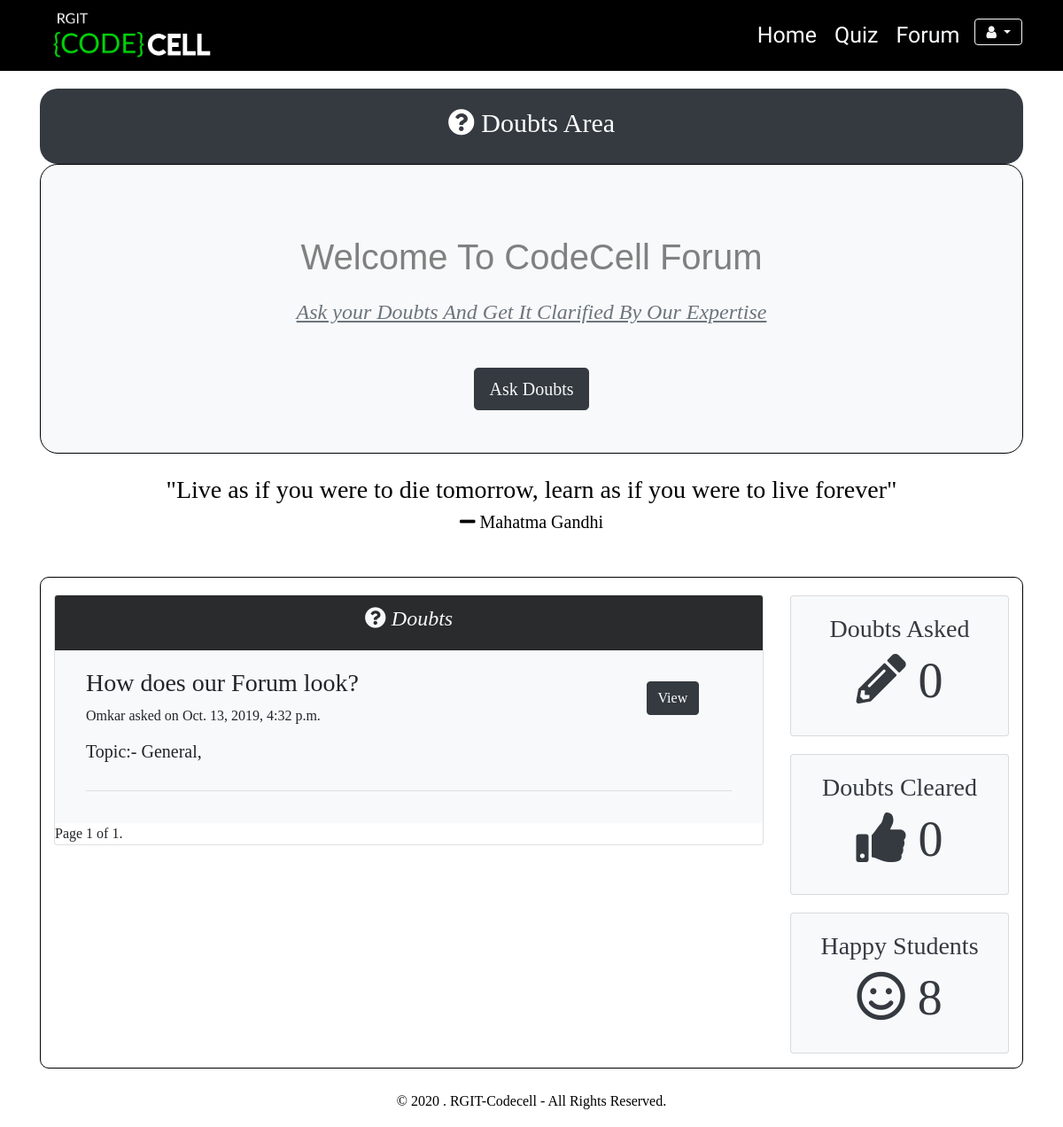
/forum/ (signed in), run on the app's committed database.
### Forum/models.py (models this page shows, shortened)
class Forum_question(models.Model):
    question = models.CharField(max_length = 200, verbose_name = "Question Text", unique = True, blank = False, null = False)
    description = models.CharField(max_length = 500, verbose_name = "Question Description", unique = False, blank = True)
    topic = models.ManyToManyField(Topic, verbose_name = "Topic")
    user = models.ForeignKey(User, on_delete = models.CASCADE, verbose_name = "Question Author")
    asked_on = models.DateTimeField(auto_now_add = True, verbose_name = "Asked on ")
    views = models.IntegerField(verbose_name = "Views", default = 0, blank = False, null = False)
    upvotes = models.IntegerField(verbose_name = "Upvotes", default = 0, blank = False, null = False)
    class meta:
        verbose_name = "Question"
        verbose_name_plural = "Questions"

class Topic(models.Model):
    title = models.CharField(max_length = 100, verbose_name = "Title", unique = True, blank = False, null = False)
    description = models.CharField(max_length = 500, verbose_name = "Description", blank = True)
    def __str__(self):
        return self.title

### Forum/views.py (the view)
# urls.py: path('', views.forum_home, name = "forum_home"),
def forum_home(request, *args, **kwargs):
    No_of_questions_in_single_page = 25
    questions = Forum_question.objects.all().order_by('-asked_on')
    paginator = Paginator(questions, No_of_questions_in_single_page )
    page = request.GET.get('page')
    question_list = paginator.get_page(page)
    return render(request,'Forum/Forum_home.html',{'question_list':question_list})

### Accounts/models.py (called while the page is built)
def doubts_asked(self):
    return Forum_question.objects.all().filter(user = self).count()

def doubts_solved(self):
    return Forum_answer.objects.all().filter(user = self).count()

def total_users(self):
    return User.objects.all().count()

### Forum/templates/Forum/Forum_home.html (shortened to what this page needs)
{% extends 'Accounts/base.html' %}
{% load static %}
{% block content %}
<div class="container" >
  <div class="main">
      <header id="main-header" class="py-2 bg-dark text-light " style="border-radius: 20px;margin-top: 100px">
        <div class="container">
          <div class="row">
            <div class="col-md-12">
              <p style="font-size: 30px;color: white;text-align: center;margin-top: 1vh"><i class="fas fa-question-circle"></i> Doubts Area</p>
            </div>
          </div>
        </div>
      </header>
           <div style="border:1px solid black; width:100%; height:auto;border-radius: 20px ;" class="back bg-light" >
               <h1  class="font" style="text-align:center; padding-top:10vh;font-size: 2.5em;color: grey">Welcome To CodeCell Forum</h1>
               <h4 class="text-muted" style="text-align:center;margin-top: 3vh"><u><i>Ask your Doubts And Get It Clarified By Our Expertise</i></u></h5>
               <div class="form-group">
      <div class="text-center">
        <a href="{% url 'ask_question' %}" style="text-decoration:none;"><button type="button" class="btn btn-dark text-light btn-lg" style="margin-top:5vh;margin-bottom: 4vh">Ask Doubts</button></a>
      </div></a>
    </div>
  </div>
  </div>
  <div class="container" style="margin-bottom:50px;">
      <h3 style="text-align:center;color: black;margin-top: 3vh">"Live as if you were to die tomorrow, learn as if you were to live forever"</h3>
      <h5 style="text-align:center;color: black" ><i class="fas fa-minus"></i> Mahatma Gandhi</h5>
  </div>
  <section id="profile">
    <div class="container" style="margin-bottom: 20px;border: 1px solid black;border-radius: 10px">
      <div class="row">
        <div class="col-md-9" style="margin-top:19px;">
          <div class="card" style="margin: 1px solid black">
            <div class="card-header text-light" style="background:#292b2c">
              <h4 class="text-center">
                <i><i class="fas fa-question-circle"></i> Doubts</i>
              </h4>
            </div>
            {% for i in question_list %}
            <div class="card-body bg-light">
              <div class="container ">
                <div class="row">
                  <div class="col-md-10 ">
                      <h3>{{ i.question }}</h3>
                          {{ i.user }} asked on {{ i.asked_on }}
                  </div>
                  <br/>
                  <div class="col-md-2">
                    <a href="{% url 'answer_list' pk=i.pk %}"><button style="margin-top:15px;" class="btn  btn-dark">View</button></a>
                  </div>
                </div>
                <div class="row">
                  <div class="col-md-6">
                    <p><h5>Topic:- {% for j in i.topic.all %} {{j}},  {%endfor%}</h5> </p>
                  </div>
                </div>
                <hr />
              </div>
            </div>
            {% endfor %}
        <div class="pagination">
          <span class="step-links">
              <span class="current">
                  Page {{ question_list.number }} of {{ question_list.paginator.num_pages }}.
              </span>
          </span>
        </div>
      </div>
    </div>
        <div class="col-md-3">
          <div style="margin-top:20px;">
            <div class="card text-center bg-light text-dark mb-3">
              <div class="card-body">
                <h3>Doubts Asked</h3>
                <h4 class="display-4">
                  <i class="fas fa-pencil-alt"></i>
                  {% if user.is_authenticated %} {{ user.doubts_asked}} {% else %} -- {% endif %}
                </h4>
              </div>
            </div>
          </div>
          <div style="margin-top:20px;">
            <div class="card text-center bg-light text-dark mb-3">
              <div class="card-body">
                <h3>Doubts Cleared</h3>
                <h4 class="display-4">
                  <i class="fas fa-thumbs-up"></i>
                  {% if user.is_authenticated %} {{ user.doubts_solved}} {% else %} -- {% endif %}
                </h4>
              </div>
            </div>
          </div>
          <div style="margin-top:20px;">
            <div class="card text-center bg-light text-dark mb-3">
              <div class="card-body">
                <h3>Happy Students</h3>
                <h4 class="display-4"><i class="far fa-smile"></i> {% if user.is_authenticated %} {{user.total_users}} {% else %} 100+ {% endif %}</h4>
              </div>
            </div>
          </div>
        </div>
      </div>
    </div>
  </section>
  </div>
{% endblock %}

### Accounts/static/Accounts/styles.css (style rules this page uses)
html { scroll-behavior: smooth; }
p { font-size: 20px; }
h1 { font-size: 5vmax; color: white; }

### Forum/templates/Forum/Forum_home.html (style rules this page uses)
h1.font { font-family: 'Acme', sans-serif; }
div.back { background: #e5efac; }

### data on the page
Forum_question: question "How does our Forum look?", user "Omkar", asked_on "Oct. 13, 2019, 4:32 p.m."
Topic: title "General"

### other printed values
{{ question_list.number }} "1"
{{ question_list.paginator.num_pages }} "1"
{{ user.doubts_asked }} "0"
{{ user.doubts_solved }} "0"
{{ user.total_users }} "8"
